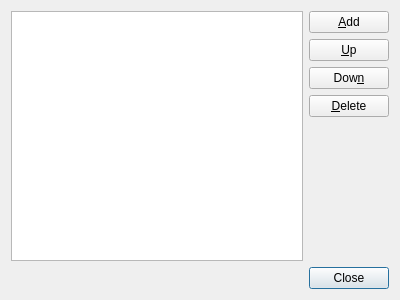
<?xml version="1.0" encoding="UTF-8"?>
<ui version="4.0">
 <class>Dialog</class>
 <widget class="QDialog" name="Dialog">
  <property name="geometry">
   <rect>
    <x>0</x>
    <y>0</y>
    <width>400</width>
    <height>300</height>
   </rect>
  </property>
  <property name="windowTitle">
   <string/>
  </property>
  <layout class="QVBoxLayout" name="verticalLayout_4">
   <item>
    <layout class="QGridLayout" name="gridLayout_6">
     <item row="0" column="0">
      <widget class="QListWidget" name="templateList">
       <property name="sizePolicy">
        <sizepolicy hsizetype="Expanding" vsizetype="Preferred">
         <horstretch>0</horstretch>
         <verstretch>1</verstretch>
        </sizepolicy>
       </property>
       <property name="minimumSize">
        <size>
         <width>0</width>
         <height>60</height>
        </size>
       </property>
      </widget>
     </item>
     <item row="0" column="1">
      <layout class="QVBoxLayout" name="verticalLayout_10">
       <item>
        <widget class="QPushButton" name="templateAdd">
         <property name="text">
          <string>&amp;Add</string>
         </property>
         <property name="autoDefault">
          <bool>false</bool>
         </property>
        </widget>
       </item>
       <item>
        <widget class="QPushButton" name="templateUp">
         <property name="text">
          <string>&amp;Up</string>
         </property>
         <property name="autoDefault">
          <bool>false</bool>
         </property>
        </widget>
       </item>
       <item>
        <widget class="QPushButton" name="templateDown">
         <property name="text">
          <string>Dow&amp;n</string>
         </property>
         <property name="autoDefault">
          <bool>false</bool>
         </property>
        </widget>
       </item>
       <item>
        <widget class="QPushButton" name="templateDelete">
         <property name="text">
          <string>&amp;Delete</string>
         </property>
         <property name="autoDefault">
          <bool>false</bool>
         </property>
        </widget>
       </item>
       <item>
        <spacer name="verticalSpacer_6">
         <property name="orientation">
          <enum>Qt::Vertical</enum>
         </property>
         <property name="sizeHint" stdset="0">
          <size>
           <width>20</width>
           <height>40</height>
          </size>
         </property>
        </spacer>
       </item>
      </layout>
     </item>
    </layout>
   </item>
   <item>
    <widget class="QDialogButtonBox" name="buttonBox">
     <property name="orientation">
      <enum>Qt::Horizontal</enum>
     </property>
     <property name="standardButtons">
      <set>QDialogButtonBox::Close</set>
     </property>
    </widget>
   </item>
  </layout>
 </widget>
 <resources>
  <include location="icons.qrc"/>
 </resources>
 <connections>
  <connection>
   <sender>buttonBox</sender>
   <signal>accepted()</signal>
   <receiver>Dialog</receiver>
   <slot>accept()</slot>
   <hints>
    <hint type="sourcelabel">
     <x>248</x>
     <y>254</y>
    </hint>
    <hint type="destinationlabel">
     <x>157</x>
     <y>274</y>
    </hint>
   </hints>
  </connection>
  <connection>
   <sender>buttonBox</sender>
   <signal>rejected()</signal>
   <receiver>Dialog</receiver>
   <slot>reject()</slot>
   <hints>
    <hint type="sourcelabel">
     <x>316</x>
     <y>260</y>
    </hint>
    <hint type="destinationlabel">
     <x>286</x>
     <y>274</y>
    </hint>
   </hints>
  </connection>
 </connections>
</ui>
